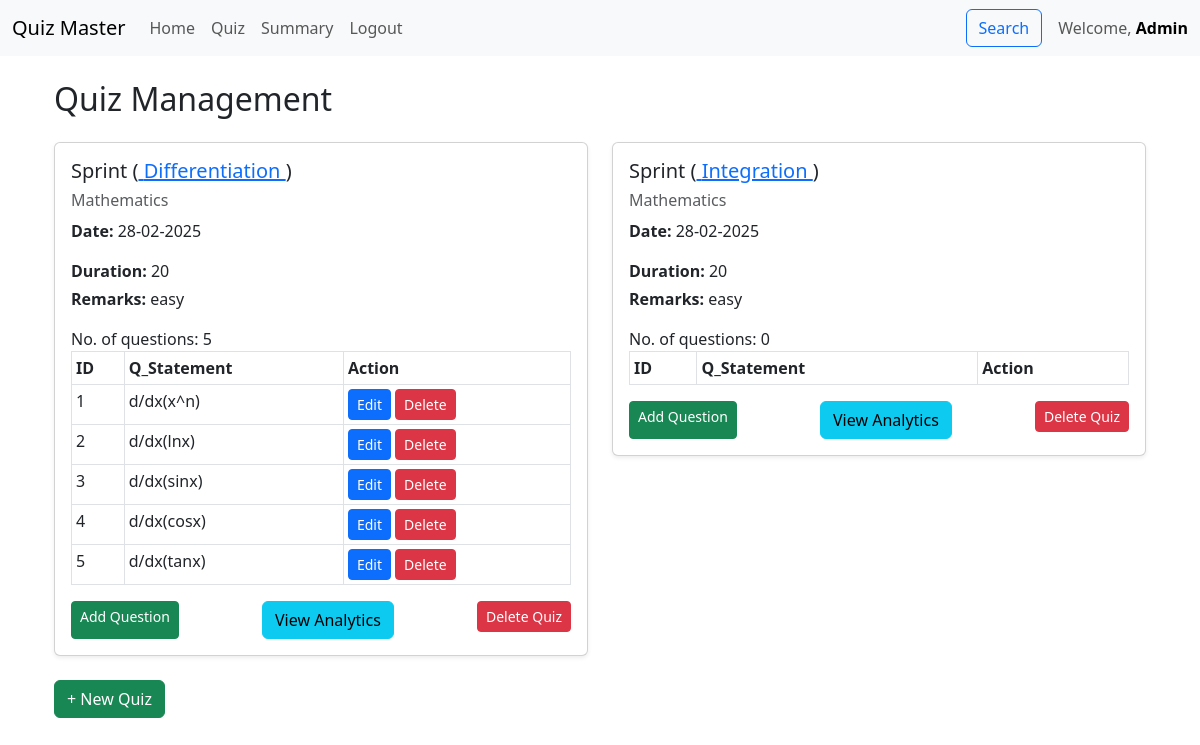
The app's page /dashboard/quiz_management (signed in), older data.
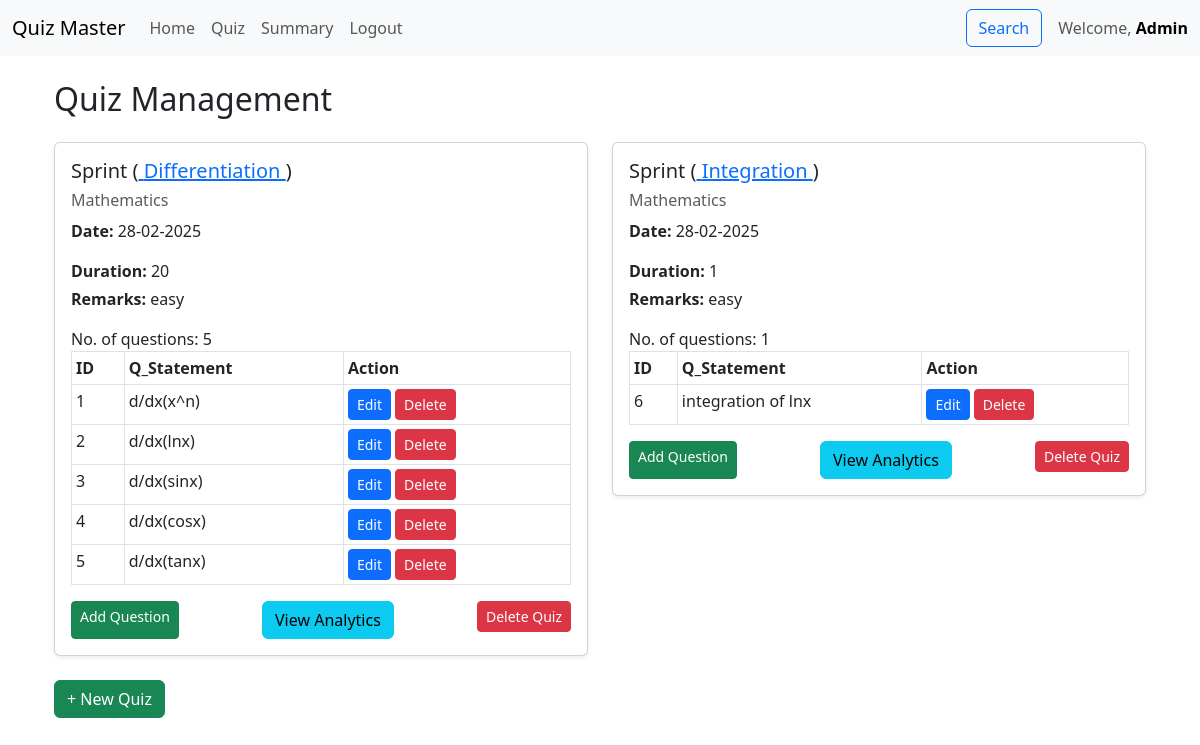
The same page, newer data.
### models.py (models this page shows, shortened)
class Quiz(db.Model):
    id = db.Column(db.Integer, primary_key=True)
    type=db.Column(db.String(50))
    chapter_id = db.Column(db.Integer, db.ForeignKey('chapter.id'), nullable=False)
    date_of_quiz = db.Column(db.DateTime, nullable=False, default=datetime.utcnow)
    time_duration = db.Column(db.Integer)  # format: HH:MM
    remarks = db.Column(db.String(255))
    questions = db.relationship('Question', backref='quiz', lazy=True, cascade="all, delete-orphan")
    scores = db.relationship('Score', backref='quiz', lazy=True, cascade="all, delete-orphan")

class Chapter(db.Model):
    id = db.Column(db.Integer, primary_key=True)
    subject_id = db.Column(db.Integer, db.ForeignKey('subject.id'), nullable=False)
    name = db.Column(db.String(100), nullable=False)
    description = db.Column(db.String(255))
    quizzes = db.relationship('Quiz', backref='chapter', lazy=True, cascade="all, delete-orphan")

class Subject(db.Model):
    id = db.Column(db.Integer, primary_key=True)
    name = db.Column(db.String(100), nullable=False)
    description = db.Column(db.String(255))
    chapters = db.relationship('Chapter', backref='subject', lazy=True, cascade="all, delete-orphan")

class Question(db.Model):
    id = db.Column(db.Integer, primary_key=True)
    quiz_id = db.Column(db.Integer, db.ForeignKey('quiz.id'), nullable=False)
    question_statement = db.Column(db.String(255), nullable=False, unique=True)
    option1 = db.Column(db.String(100), nullable=False)
    option2 = db.Column(db.String(100), nullable=False)
    option3 = db.Column(db.String(100), nullable=False)
    option4 = db.Column(db.String(100), nullable=False)
    correct_option = db.Column(db.String(100), nullable=False)

### controllers/controllers_admin.py (the view)
@app.route("/dashboard/quiz_management", methods=["GET","POST"])
@auth_required
@auth_required_admin
def quiz_management():
     user=User.query.get(session["user_id"])
     quiz=db.session.query(Quiz).all()
     quiz_questions_count = {
    quiz.id: db.session.query(Question).filter(Question.quiz_id == quiz.id).count()
    for quiz in quiz
}
     return render_template("quiz_management.html",user=user,quiz=quiz,quiz_questions_count=quiz_questions_count)

### controllers/controllers_admin.py (called while the page is built)
def auth_required(func):
    @wraps(func)
    def inner(*args, **kwargs):
        if "user_id" in session:
            return func(*args, **kwargs)
        else:
            flash("Please login to continue")
            return redirect(url_for("index"))
    return inner

def auth_required_admin(func):
    @wraps(func)
    def inner(*args, **kwargs):
        user=User.query.get(session["user_id"])
        if user.role=="admin":
            return func(*args, **kwargs)
        else:
            flash("Unauthorised")
            return redirect(url_for("dashboard"))
    return inner

### templates/quiz_management.html (shortened to what this page needs)
{% extends "base.html" %}
{% block content %}
<div class="container mt-4">
    <h2 class="mb-4">Quiz Management</h2>
    <div class="row">
        {% for quiz in quiz %}
        <div class="col-md-6 mb-4">
            <div class="card shadow-sm">
                <div class="card-body">
                    <h5 class="card-title">{{ quiz.type }} (<a href="#" data-bs-toggle="modal" data-bs-target="#modal{{ quiz.chapter.id }}">
                        {{ quiz.chapter.name }}
                    </a>)</h5>
                    <h6 class="text-muted">{{ quiz.chapter.subject.name }}</h6>
                    <p><strong>Date:</strong> {{ quiz.date_of_quiz.strftime('%d-%m-%Y') }}</p>
                    <p class="mb-1"><strong>Duration:</strong> {{ quiz.time_duration }}</p>
                    <p class="mb-3"><strong>Remarks:</strong> {{ quiz.remarks }}</p>
                    <td class="text-center">No. of questions: {{ quiz_questions_count[quiz.id] }}</td>
                    <table class="table table-bordered table-sm">
                        <thead class="thead-light">
                            <tr>
                                <th>ID</th>
                                <th>Q_Statement</th>
                                <th>Action</th>
                            </tr>
                        </thead>
                        <tbody>
                            {% for question in quiz.questions %}
                            <tr>
                                <td>{{ question.id }}</td>
                                <td>{{ question.question_statement[:50] }}{% if question.question_statement|length > 50 %}...{% endif %}</td>
                                <td>
                                    <a href="{{ url_for('edit_question', question_id=question.id) }}" class="btn btn-primary btn-sm">Edit</a>
                                    <form action="{{ url_for('delete_question', question_id=question.id) }}" method="post" class="d-inline">
                                        <button type="submit" class="btn btn-danger btn-sm" onclick="return confirm('Are you sure you want to delete this question?')">Delete</button>
                                    </form>
                                </td>
                            </tr>
                            {% endfor %}
                        </tbody>
                    </table>
                    <div class="d-flex justify-content-between">
                        <a href="/dashboard/quiz_management/add_question/{{quiz.id}}" class="btn btn-success btn-sm">Add Question</a>
                        {% if user.role == "admin" %}
<a href="{{ url_for('quiz_analytics', quiz_id=quiz.id) }}" class="btn btn-info">View Analytics</a>
{% endif %}
                        <form action="/dashboard/delete_quiz/{{ quiz.id }}" method="post" class="d-inline">
                            <button type="submit" class="btn btn-danger btn-sm" onclick="return confirm('Are you sure you want to delete this quiz?')">Delete Quiz</button>
                        </form>
                    </div>
                </div>
            </div>
        </div>
        {% endfor %}
    </div>
    <a href="{{ url_for('add_quiz', chapter_id=quiz.chapter_id) }}" class="btn btn-success">+ New Quiz</a>
</div>
{% endblock %}

Row changes from the older to the newer data that the page shows:
removed Quiz: type "Sprint", chapter.name "Integration", chapter.subject.name "Mathematics", date_of_quiz "28-02-2025", time_duration "20", remarks "easy", quiz_questions_count "0"
added Quiz: type "Sprint", chapter.name "Integration", chapter.subject.name "Mathematics", date_of_quiz "28-02-2025", time_duration "1", remarks "easy"
added Question: id "6", question_statement "integration of lnx", shown under "Sprint"
